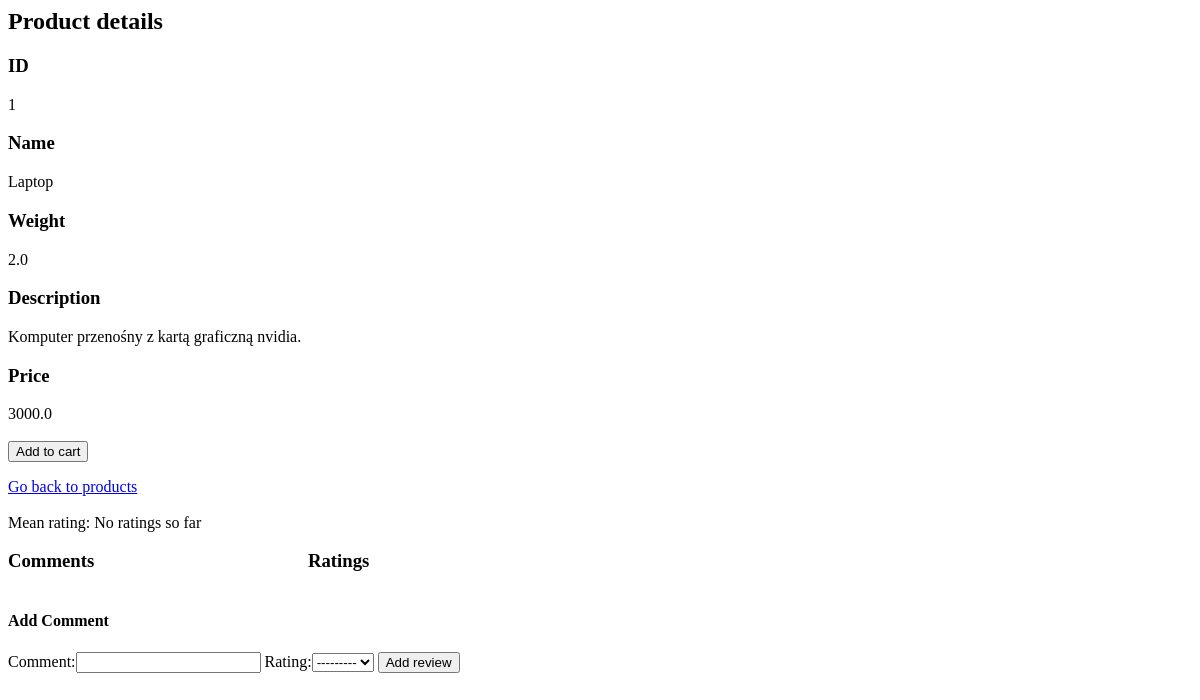
The page /products/1 on the database as committed earlier.
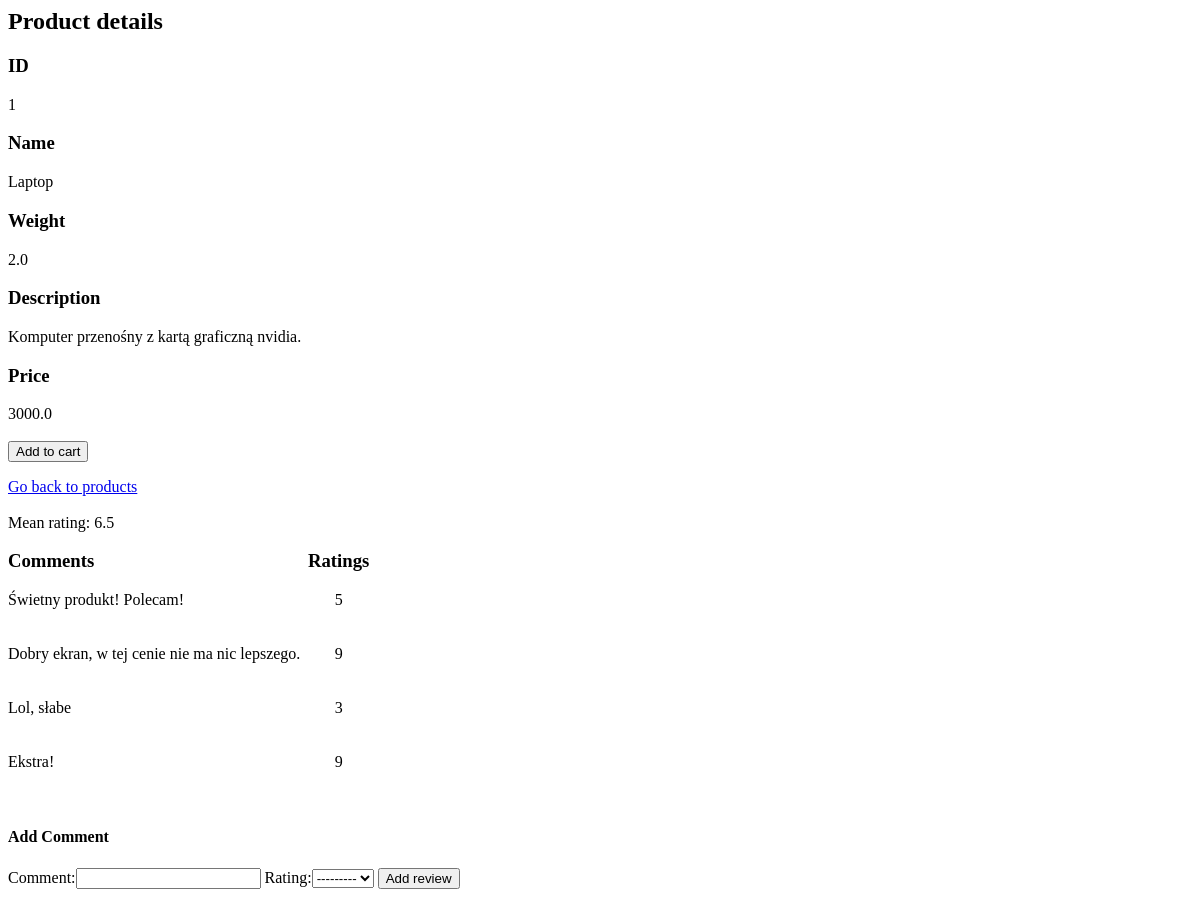
The same page on the database as committed later.
### shop/models.py (models this page shows, shortened)
class Product(models.Model):
    name = models.CharField(max_length=100)
    price = models.FloatField(default=0)
    description = models.CharField(default='brak opisu', max_length=500)
    weight = models.FloatField(default=0)

class Review(models.Model):
    RATING_CHOICES = list(range(1, 11))
    RATING_CHOICES = [(x, x) for x in RATING_CHOICES]
    product = models.ForeignKey(Product, on_delete=models.PROTECT)
    rating = models.PositiveSmallIntegerField(choices=RATING_CHOICES)
    comment = models.CharField(max_length=3000)

### shop/views.py (the view)
# urls.py: path('products/<int:product_id>', views.product_details),
def product_details(request, product_id):
    product = Product.objects.get(id=product_id)
    reviews = list(Review.objects.all())
    reviews = [review for review in reviews if review.product.id == product_id]
    form = ReviewForm()
    context = {'product': product,
               'reviews': reviews, 'form': form,
               'mean_rating': mean_rating(reviews)}
    return render(request, "shop/product_details.html", context)

### shop/forms.py
class ReviewForm(ModelForm):
    class Meta:
        model = Review
        fields = ['comment', 'rating']

### shop/views.py (called while the page is built)
def mean_rating(reviews):
    if reviews != []:
        return mean([r.rating for r in reviews])
    else:
        return 'No ratings so far'

### shop/templates/shop/product_details.html (shortened to what this page needs)
{% extends "base.html" %}
{% block content %}
<h2>Product details</h3>
    <h3>ID</h3>
    {{ product.id }}
    <h3>Name</h3>
    {{ product.name }}
    <h3>Weight</h3>
    {{ product.weight }}
    <h3>Description</h3>
    {{ product.description }}
    <h3>Price</h3>
    {{ product.price }}
    <br><br>
    <form action="/cart/add/" method="post">
        <input type="submit" value="Add to cart">
    </form>
    <a href=".">Go back to products</a>
    <br><br>Mean rating: {{ mean_rating }}<br><br>
    <table cellspacing="0" cellpadding="0">
        <tbody>
            <col width="300">
            <col width="40">
            <tr>
                <td>
                    <h3>Comments</h3>
                </td>
                <td>
                    <h3>Ratings</h3>
                </td>
            </tr>
            {% for review in reviews %}
            <tr>
                <td>{{ review.comment }}</td>
                <td style="text-align:center">{{ review.rating }}</tdstyle="text-align:center">
            </tr>
            <tr>
                <td>&nbsp;</td>
                <td>&nbsp;</td>
            </tr>
            <tr>
                <td>&nbsp;</td>
                <td>&nbsp;</td>
                <td>&nbsp;</td>
            </tr>
            {% endfor %}
        </tbody>
    </table>
    <h4>Add Comment</h4>
    <form action="/review/add/" method="post">
        {{ form }}
        <input type="submit" value="Add review">
    </form>
    {% endblock %}

### shop/templates/base.html (shortened to what this page needs)
<html>
<head>
</head>
<body>
 {% block content %}
 {% endblock %}
</body>
</html>

Rows that differ between the two databases and show on the page:
added Review: comment "Świetny produkt! Polecam!", rating "5"
added Review: comment "Dobry ekran, w tej cenie nie ma nic lepszego.", rating "9"
added Review: comment "Lol, słabe", rating "3"
added Review: comment "Ekstra!", rating "9"
Other text that changed with them:
{{ mean_rating }}: "No ratings so far" → "6.5"
